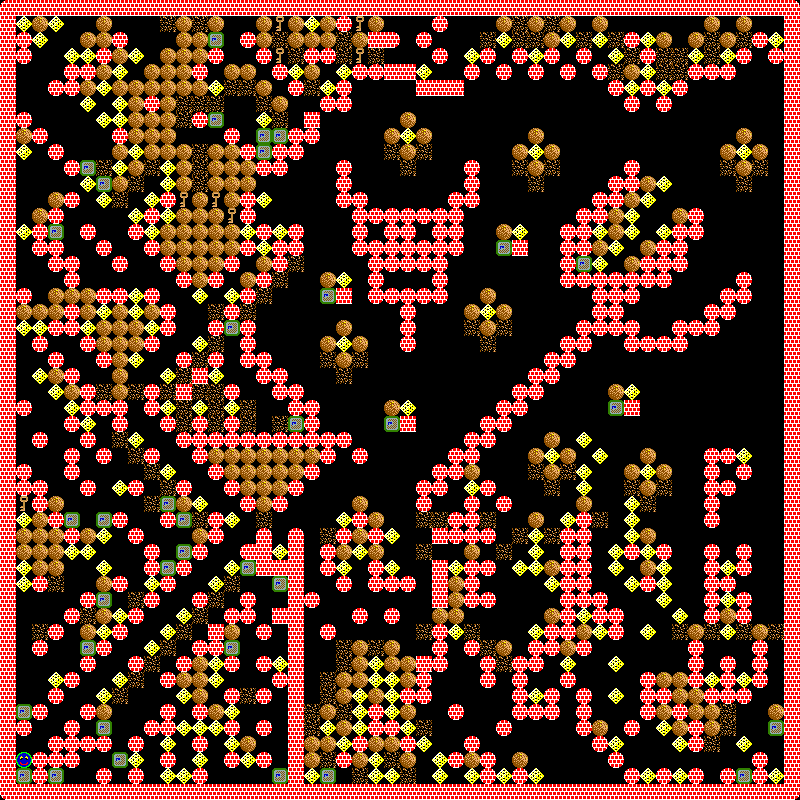

Rendered tile map (Tiled .tmx) drawn with the repository's tilesets; below, a short description and the map source with its tile grids summarised:
An orthogonal 50x50 tile map with 16x16 px tiles, 1 tile layer (Tile Layer 1).

<map version="1.8" tiledversion="1.8.2" orientation="orthogonal" renderorder="right-down" width="50" height="50" tilewidth="16" tileheight="16" infinite="0" backgroundcolor="#000000" nextlayerid="2" nextobjectid="1">
 <properties>
  <property name="Title" value="Stairway to Hell" />
 </properties>
 <tileset firstgid="1" source="WinColl.tsx" />
 <layer id="1" name="Tile Layer 1" width="50" height="50">
  <data>[2500 cells, 2500 non-empty, 16 distinct tile ids]</data>
 </layer>
</map>
